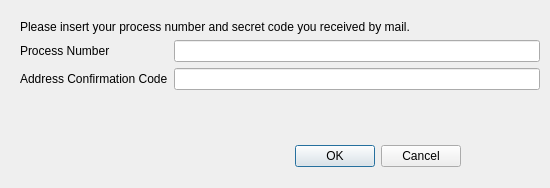
<?xml version="1.0" encoding="UTF-8"?>
<ui version="4.0">
 <class>ChangeAddressDialog</class>
 <widget class="QDialog" name="ChangeAddressDialog">
  <property name="geometry">
   <rect>
    <x>0</x>
    <y>0</y>
    <width>550</width>
    <height>188</height>
   </rect>
  </property>
  <property name="windowTitle">
   <string>Address Confirmation</string>
  </property>
  <widget class="QDialogButtonBox" name="buttonBox">
   <property name="geometry">
    <rect>
     <x>280</x>
     <y>140</y>
     <width>181</width>
     <height>32</height>
    </rect>
   </property>
   <property name="orientation">
    <enum>Qt::Horizontal</enum>
   </property>
   <property name="standardButtons">
    <set>QDialogButtonBox::Cancel|QDialogButtonBox::Ok</set>
   </property>
  </widget>
  <widget class="QWidget" name="formLayoutWidget">
   <property name="geometry">
    <rect>
     <x>20</x>
     <y>20</y>
     <width>520</width>
     <height>101</height>
    </rect>
   </property>
   <layout class="QFormLayout" name="formLayout">
    <item row="1" column="0">
     <widget class="QLabel" name="label_process">
      <property name="text">
       <string>Process Number</string>
      </property>
     </widget>
    </item>
    <item row="0" column="0" colspan="2">
     <widget class="QLabel" name="label_2">
      <property name="text">
       <string>Please insert your process number and secret code you received by mail.</string>
      </property>
     </widget>
    </item>
    <item row="1" column="1">
     <widget class="QLineEdit" name="lineEdit_process">
      <property name="sizePolicy">
       <sizepolicy hsizetype="Minimum" vsizetype="Fixed">
        <horstretch>0</horstretch>
        <verstretch>0</verstretch>
       </sizepolicy>
      </property>
     </widget>
    </item>
    <item row="3" column="1">
     <widget class="QLineEdit" name="lineEdit_secretCode">
      <property name="sizePolicy">
       <sizepolicy hsizetype="Minimum" vsizetype="Fixed">
        <horstretch>0</horstretch>
        <verstretch>0</verstretch>
       </sizepolicy>
      </property>
     </widget>
    </item>
    <item row="3" column="0">
     <widget class="QLabel" name="label">
      <property name="text">
       <string>Address Confirmation Code</string>
      </property>
     </widget>
    </item>
   </layout>
  </widget>
 </widget>
 <resources/>
 <connections/>
</ui>
